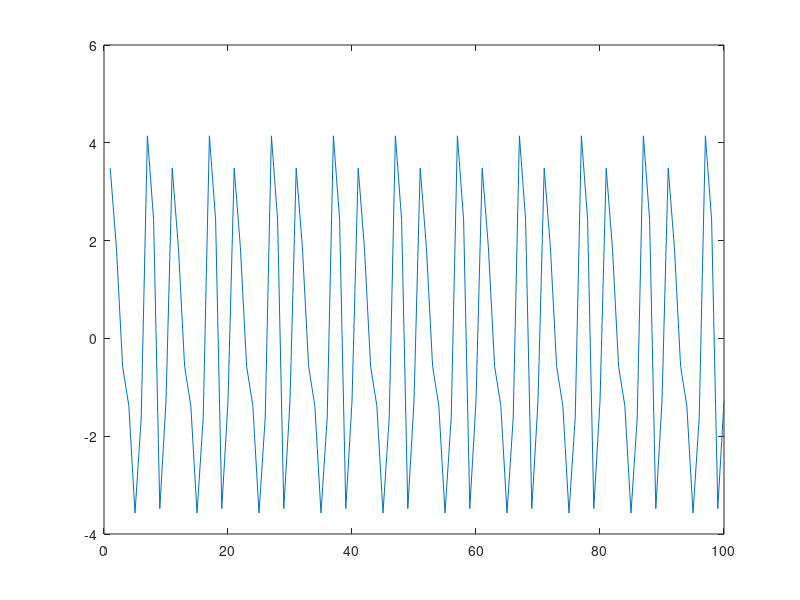
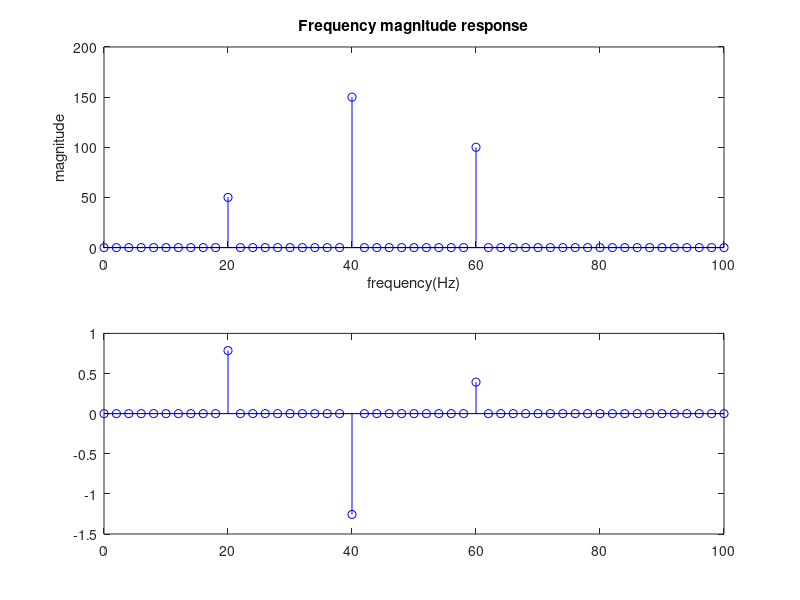
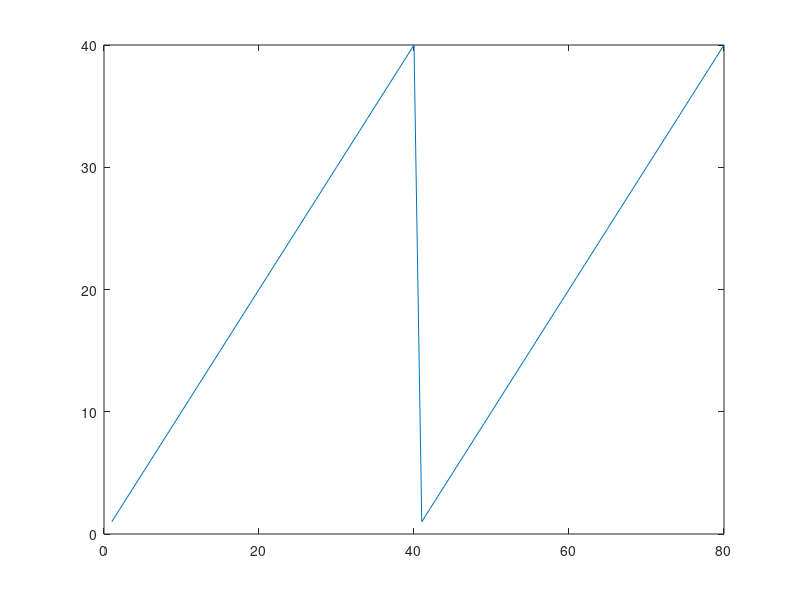
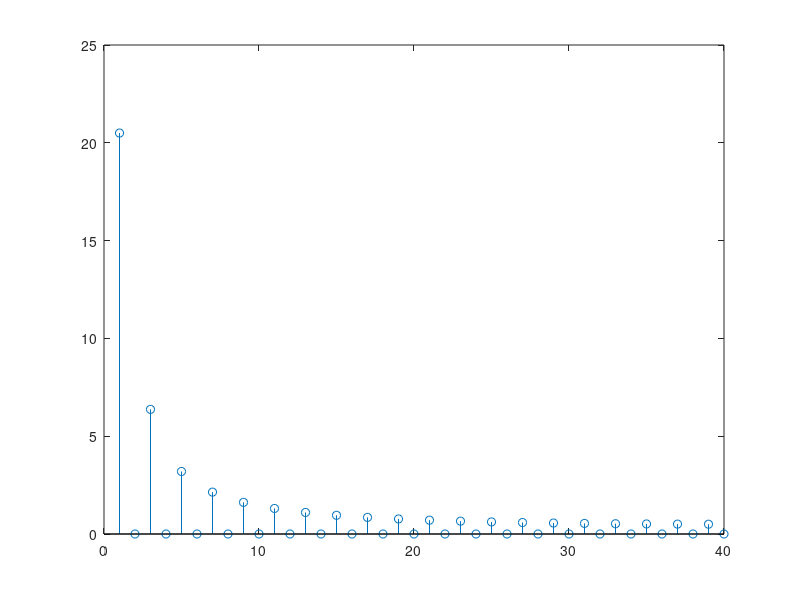

Here is the MATLAB script that generated these plots, in order: (Note: this script raises an error after producing the figures.)
% S4 Exercises
% Ch 6 - Fourier Transform

%6.3 Plotting a spectrum

n = 0:99; % number of points
fs = 200; % sampling frequency
Ts = 1/fs; % sampling period

% x is our example signal
x = cos(2*pi*20*n*Ts + pi/4) + ...
    3*cos(2*pi*40*n*Ts - 2*pi/5) + ...
    2*cos(2*pi*60*n*Ts + pi/8);

% calculate X, being the fft of x
X = fft(x);
m = 0:length(X)-1;

% Print frequency resolution for interest
disp(sprintf('Freq resolution is every %5.2f Hz',...
    fs/length(X)));


% Plot frequency magnitude response and phase angles
figure(1)
plot(x)

figure(2)
% Plot magnitudes
subplot(2,1,1);
% stem(m*fs/length(y),abs(y),'b')
half_m = 0:ceil(length(X)/2);
stem(half_m*fs/length(X),abs(X(half_m+1)), 'b');
ylabel('magnitude');
xlabel('frequency(Hz)');
title('Frequency magnitude response');

% Plot phase angles
subplot(2,1,2);
stem(m*fs/length(X),angle(X), 'b');
ylabel('phase angle');
xlabel('frequency(Hz)');
title('Phase angle plot');


% set tolerance to set zero phase anglex
tolerance = 0.00001;
X2 = ceil(abs(X) - tolerance);
X3 = round(X2 ./ (X2+1)); % X3 is a vector of 0s and 1s: are they > tolerance?

% plot phase angles that matter

subplot(2,1,2);
stem(half_m*fs/length(X),angle(X(half_m+1)).*X3(half_m+1), 'b');

%%

% 6.9

%
% Show how the DFT function can represent a triangle wave

clear x

% Make a saw-tooth wave
for i=1:40
    x(i) = i;
end
for i=41:80
    x(i) = i-40;
end
figure(691)
plot(x)


% Find the DFT of it, and scale the result.
% In other words, represent signal x as a sum of sinusoids
[y] = fft(x);

% Scale the result, so that it is the same size as original
y= y/ length(x);
% Convert to polar coordinates (magnitudes and phases)
mag = abs(y);
phi = angle(y);

% plot frequency-magnitude response
figure(692)
stem(abs(y(1:length(y)/2)))

% Now, reconstruct it.
% This shows what the "sum of sinusoids" version looks like
t=0:(1/length(mag)):1;
f = 1; % Our fundamental frequency is 1, since time t=n*m/N
a = 0;
% Show it, adding another sinusoid each time
figure(693)
for k=0:length(mag)-1
    a=a+mag(k+1)*(cos(2*pi*f*k*t+phi(k+1)) ...
        + j*sin(2*pi*f*k*t+phi(k+1)));
    plot(1:length(x), x, 'r', 1:length(a), real(a), 'b-.')
    pause(0.1);
end


%% 6.11 Exercise

clear x

% create impulse function x
x = zeros(200,1);
x(50) = 1;

figure(6111)
plot(x)

% Frequency response is found by performing DFT on a system's output when
% impulse function is given as input.
for n = 2:length(x)
    w(n) = x(n) + x(n-1);
    y(n) = x(n) - x(n-1);
end

% take DFT
W = fft(w);
Y = fft(y);

% plot freq-mag response
figure(6112)
subplot(211)
stem(abs(W(1:length(W)/2)))
subplot(212)
stem(abs(Y(1:length(Y)/2)))

% So, w is a lowpass filter (and not a very good one)
% y is a ... what?


%% Ch 6 Project: Given a signal, find an approximation to it using the fewest sinusoids possible, with an error of less than 10%.

 clear all 



% % Make signal x, saw-tooth wave
% for i=1:40
%     x(i) = i;
% end
% for i=41:80
%     x(i) = 40; %i-40;
% end
% % repeat
% for i=81:120
%     x(i) = i-80;
% end
% for i=121:160
%     x(i) = 40; %40;
% end

filename = 'Kolohe_Nov102012_fasted_none';
load(filename)

subx = O2(ind(1):10:ind(1)+1500)';
x = subx;

figure(61)
plot(x)

% Perform FFT
X = fft(x);
X = X/length(X); % scale result
half_m = 0:ceil(length(X)/2);
fs = 200; 

% find magnitudes and phases
mag = abs(X);
phi = angle(X);

% plot frequency-magnitude response
figure(62)
subplot(211)
stem(half_m*fs/length(X),abs(X(half_m+1)));
xlabel('Frequency, Hz'); ylabel('Magnitude')
subplot(212)
stem(half_m*fs/length(X),angle(X(half_m+1)));
xlabel('Frequency, Hz'); ylabel('Phase Angle');

% approximate
f = 1;    % fundamental frequency
a = 0;    % initial approximation
ten_perc = 0.001*sum(abs(x));   % goal is to have error be within 10% 
err = sum(abs(x - a));      % error is difference between original signal and approximate
count = 0;  % number of sinusoids we have used

step = 1/length(mag);
t = 0:step:1-step;


while ((err > ten_perc) && count < length(mag)) % while our error is still greater than we want, and while we still have sinusoids
    % find next biggest magnitude sinusoid to add
    [v,p] = max(mag);
    % add this sinusoid to our approximation
a=a+mag(p)*(cos(2*pi*f*(p-1)*t+phi(p)) ...
     + j*sin(2*pi*f*(p-1)*t+phi(p)));
    
    % mark magnitude as having already been incorporated
    mag(p) = 0;
    
    % update variables
    err = sum(abs(x-a)); % recompute error
    count = count+1; % tally number of sinusoids used
    
    figure(63)
     plot(1:length(x), x, 'r', 1:length(a), real(a), 'b-.')
     pause(0.1);
end


